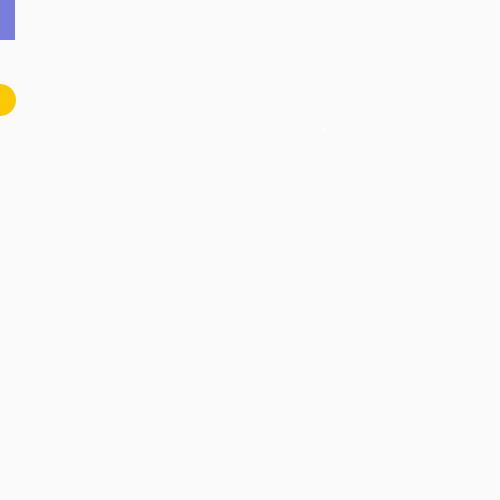
Frame 1 (no input)
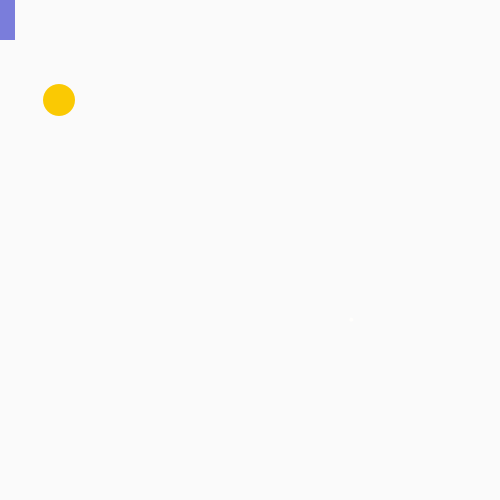
Frame 60 (the mouse pressed at the canvas centre just before this capture)
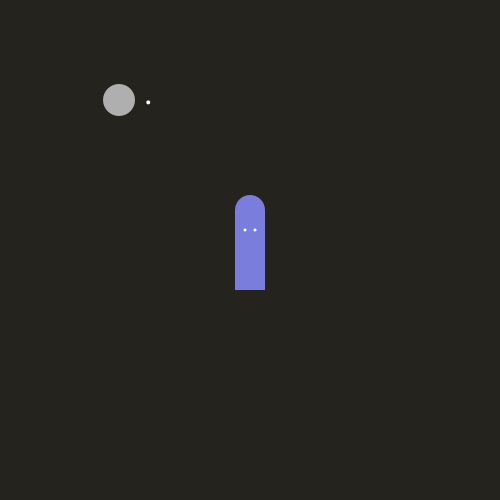
Frame 120 (the mouse held since frame 60 and released just before this capture)

The Processing sketch that drew these frames (run headless with seeded random() and noise(); from frame 60 on, the mouse is pressed at the canvas centre):

// Processing sketch: processing_5694
// ── processing_5694.pde

// Variabelen
int x = 0;
int speed = 1;

void setup () {
  size (500,500);
  smooth ();
  noStroke ();
}

void draw () {
 background (255);

 // Achtergrondkleur & Zon / Maan
  if(mouseY < 250) 
  { background (#FAFAFA);
    fill (#FAC903);
    ellipse (x,100,32,32);
  }
  else 
  { background (#24231D);
    fill (175);
    ellipse (x,100,32,32);
  }

    // Flitslichtjes
    fill (#FFFEFC);
    ellipse (random(width),random(height),4,4);

 // Bal
 // Snelheden
 x = x + speed;
 
 // Bounce
 if ((x > width) || (x < 0)) {
  speed = speed * -1; 
 }
 
 // Poppetje
 fill (#7A7DDB);
 rectMode (CENTER);
 // Lichaam
 rect (mouseX,mouseY,30,80);
 // Hoofd
 ellipse (mouseX,mouseY-40,30,30);
 // Ogen
 fill (255);
 ellipse (mouseX-5,mouseY-20,3,3);
 ellipse (mouseX+5,mouseY-20,3,3);
}
